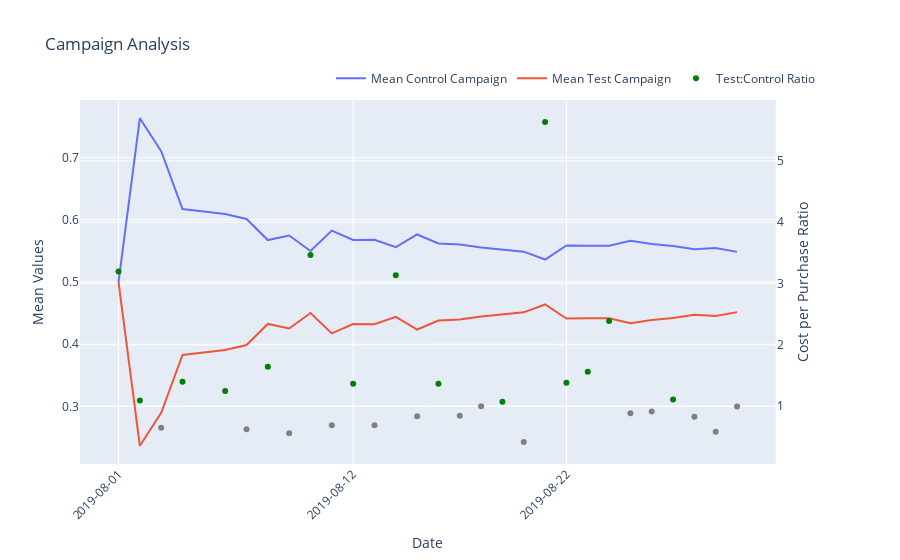

Notebook code cell kept with this figure:
### Markdown cell above
# Summary:

The MAB test is almost stablised after 4 days and it has the same result as the AB test where the control campaign has a lower cost per purchase. However, the MAB test reduce the cost per purchase by €0.012 while having 44k more impression.

### Code cell
# Run the simulation for 100 times
from mab_utils import scenario_gen
weight_group, data_size_group, params_list = scenario_gen(
    df, reward_type, reward_col, experiment_prior, batch_col, 
    iteration = 100)

### Figure 1 — Plotly figure (JSON) as saved in the notebook; plotly's stock layout.template omitted (floating-point values rounded to 4 significant figures)
{"data": [{"name": "Mean Control Campaign", "type": "scatter", "x": ["2019-08-01", "2019-08-02", "2019-08-03", "2019-08-04", "2019-08-06", "2019-08-07", "2019-08-08", "2019-08-09", "2019-08-10", "2019-08-11", "2019-08-12", "2019-08-13", "2019-08-14", "2019-08-15", "2019-08-16", "2019-08-17", "2019-08-18", "2019-08-19", "2019-08-20", "2019-08-21", "2019-08-22", "2019-08-23", "2019-08-24", "2019-08-25", "2019-08-26", "2019-08-27", "2019-08-28", "2019-08-29", "2019-08-30"], "xaxis": "x", "y": [0.5, 0.7633, 0.7103, 0.6174, 0.6094, 0.6013, 0.5674, 0.5747, 0.5498, 0.5826, 0.5676, 0.5679, 0.5561, 0.5764, 0.562, 0.5603, 0.5554, 0.5519, 0.5488, 0.5361, 0.5588, 0.5581, 0.5582, 0.5664, 0.5609, 0.5578, 0.5526, 0.5546, 0.5484], "yaxis": "y"}, {"name": "Mean Test Campaign", "type": "scatter", "x": ["2019-08-01", "2019-08-02", "2019-08-03", "2019-08-04", "2019-08-06", "2019-08-07", "2019-08-08", "2019-08-09", "2019-08-10", "2019-08-11", "2019-08-12", "2019-08-13", "2019-08-14", "2019-08-15", "2019-08-16", "2019-08-17", "2019-08-18", "2019-08-19", "2019-08-20", "2019-08-21", "2019-08-22", "2019-08-23", "2019-08-24", "2019-08-25", "2019-08-26", "2019-08-27", "2019-08-28", "2019-08-29", "2019-08-30"], "xaxis": "x", "y": [0.5, 0.2367, 0.2897, 0.3826, 0.3906, 0.3987, 0.4326, 0.4252, 0.4502, 0.4174, 0.4324, 0.4321, 0.4439, 0.4236, 0.438, 0.4397, 0.4447, 0.4481, 0.4512, 0.4639, 0.4412, 0.4419, 0.4418, 0.4336, 0.4391, 0.4422, 0.4474, 0.4455, 0.4516], "yaxis": "y"}, {"marker": {"color": ["green", "green", "grey", "green", "green", "grey", "green", "grey", "green", "grey", "green", "grey", "green", "grey", "green", "grey", "grey", "green", "grey", "green", "green", "green", "green", "grey", "grey", "green", "grey", "grey", "grey"]}, "mode": "markers", "name": "Test:Control Ratio", "type": "scatter", "x": ["2019-08-01", "2019-08-02", "2019-08-03", "2019-08-04", "2019-08-06", "2019-08-07", "2019-08-08", "2019-08-09", "2019-08-10", "2019-08-11", "2019-08-12", "2019-08-13", "2019-08-14", "2019-08-15", "2019-08-16", "2019-08-17", "2019-08-18", "2019-08-19", "2019-08-20", "2019-08-21", "2019-08-22", "2019-08-23", "2019-08-24", "2019-08-25", "2019-08-26", "2019-08-27", "2019-08-28", "2019-08-29", "2019-08-30"], "xaxis": "x", "y": [3.197, 1.092, 0.6496, 1.397, 1.248, 0.6255, 1.645, 0.559, 3.465, 0.6911, 1.367, 0.6898, 3.136, 0.8341, 1.367, 0.8432, 0.9974, 1.071, 0.4153, 5.636, 1.383, 1.562, 2.389, 0.8849, 0.9147, 1.11, 0.8277, 0.5827, 0.9964], "yaxis": "y2"}], "layout": {"legend": {"orientation": "h", "x": 1, "xanchor": "right", "y": 1.02, "yanchor": "bottom"}, "title": {"text": "Campaign Analysis"}, "xaxis": {"anchor": "y", "domain": [0, 0.94], "tickangle": -45, "tickformat": "%Y-%m-%d", "tickvals": ["2019-08-01", "2019-08-12", "2019-08-22"], "title": {"text": "Date"}}, "yaxis": {"anchor": "x", "domain": [0, 1], "title": {"text": "Mean Values"}}, "yaxis2": {"anchor": "x", "overlaying": "y", "side": "right", "title": {"text": "Cost per Purchase Ratio"}}}}
